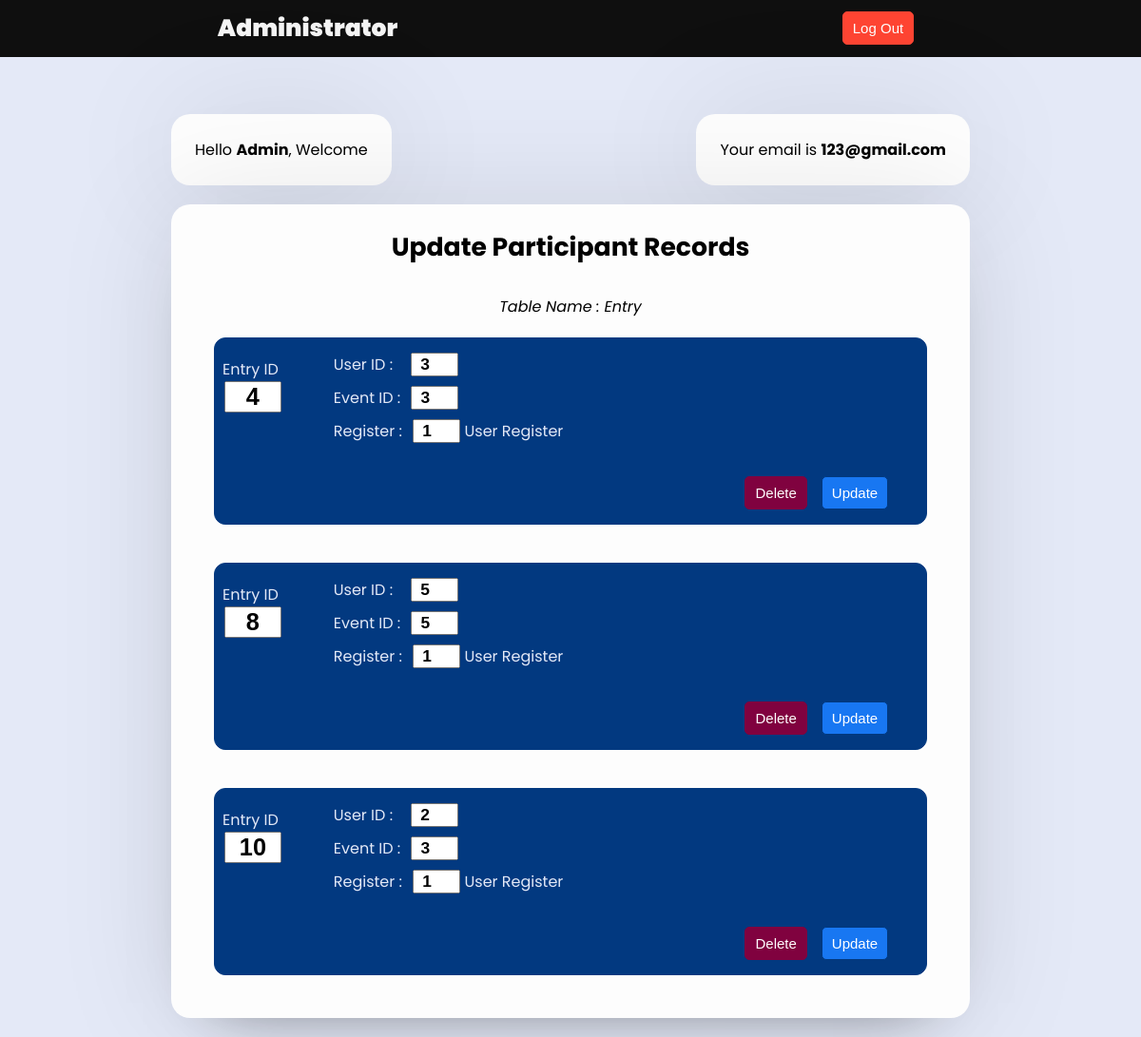
/Web-Project/admin/adminUpdateEntry.php (signed in), run on the app's committed database.
### tables this page shows
CREATE TABLE IF NOT EXISTS `users` (
  `Id` int(11) NOT NULL AUTO_INCREMENT,
  `Username` varchar(200) DEFAULT NULL,
  `Email` varchar(200) DEFAULT NULL,
  `Age` int(11) DEFAULT NULL,
  `Password` varchar(200) DEFAULT NULL,
  `Admin` tinyint(1) DEFAULT NULL,
  PRIMARY KEY (`Id`)
);

CREATE TABLE IF NOT EXISTS `entry` (
  `Entry_Id` int(11) NOT NULL AUTO_INCREMENT,
  `User_Id` int(11) NOT NULL,
  `Event_Id` int(11) NOT NULL,
  `Register` tinyint(1) NOT NULL,
  PRIMARY KEY (`Entry_Id`),
  KEY `User_Id` (`User_Id`),
  KEY `Event_Id` (`Event_Id`)
);

### Web-Project/admin/adminUpdateEntry.php (the view, shortened to what this page needs)
<?php
    include("../php/config.php");
?>
<!DOCTYPE html>
<html lang="en">
<head>
    <link rel="stylesheet" href="../css/style2.css">
</head>
<body>
   <div class="nav">
        <div class="logo">
            <p><a href="../adminHome.php">Administrator</a></p>
        </div>
        <div class="right-links">
            <?php
                $id = $_SESSION['id'];
                $query = mysqli_query($con, "SELECT * FROM users WHERE Id = $id");
                while($result = mysqli_fetch_assoc($query)){
                    $res_Uname = $result['Username'];
                    $res_Email = $result['Email'];
                }
            ?>
            <a href="../php/logout.php"><button class="btn">Log Out</button></a>
        </div>
   </div>
   <main>
        <div class="main-box top">
            <div class="top">
                <div class="box">
                    <p>Hello <b><?php echo $res_Uname ?></b>, Welcome</p>
                </div>
                <div class="box">
                    <p>Your email is <b><?php echo $res_Email ?></b></p>
                </div>
            </div>
            <div class="bottom">
                <div class="box">
                    <h1 class="head-text">Update Participant Records</h1>
                    <p class="head-des">Table Name : Entry</p>
                    <?php
                        if(isset($_POST['update'])){
                            $userID = $_POST['upUid'];
                            $eventID = $_POST['upEid'];
                            $register = $_POST['upReg'];
                            $entryID = $_POST['id'];
                            $changeEntry_query = mysqli_query($con, "UPDATE entry SET `User_Id`='$userID',`Event_Id`='$eventID',`Register`='$register' WHERE Entry_Id='$entryID'") or die("Error Occured - Update");
                            if($changeEntry_query){
                                echo "<div class='message'>
                                        <p>Data Have Been Updated !</p>
                                    </div> <br>";
                                echo "<a href='javascript:self.history.back()'><button class='btn'>Go Back</button></a>";
                            }
                        }
                        else{
                            $eventQuery = "SELECT * FROM entry /*WHERE Event_Id = $id*/";
                            $eventResult = mysqli_query($con, $eventQuery);
                            $eventResultCheck = mysqli_num_rows($eventResult);
                            if($eventResultCheck > 0){
                                while($row = mysqli_fetch_assoc($eventResult)){
                                    $rec_Uid = $row['User_Id'];
                                    $rec_Eid = $row['Event_Id'];
                                    $rec_Reg = $row['Register'];
                                    $rec_Entryid = $row['Entry_Id'];
                                    if($rec_Reg == 1){
                                        $regi = "User Register";
                                    }
                                    else{
                                        $regi = "Not Register";
                                    }
                        ?>
                                    <form action="" method="post">
                                        <div class="list">
                                            <div class="id-user">
                                                    <label for="">Entry ID</label><br>
                                                    <input type="text" name="id" id="id" value="<?php echo $rec_Entryid ?>" readonly>
                                            </div>
                                            <div class="detail">
                                                <label for="">User ID :</label>
                                                <input type="text" name="upUid" id="UPuid" value="<?php echo $rec_Uid ?>"><br>
                                                <label for="">Event ID :</label>
                                                <input type="number" name="upEid" id="UPeid" value="<?php echo $rec_Eid ?>"><br>
                                                <label for="">Register :</label>
                                                <input type="text" name="upReg" id="UPreg" value="<?php echo $rec_Reg?>"> <?php echo $regi?>
                                                <div class="regis">
                                                        <input type="submit" class="register-btn" id="update_<?php echo $rec_Entryid ?>" name="update" value="Update">
                                                        <input type="submit" class="del-btn" id="delete_<?php echo $rec_Entryid ?>" name="delete" value="Delete">
                                                </div>
                                            </div>
                                        </div>
                                    </form>
                        <?php   }
                            }
                        }
                        ?>
                </div>
            </div>

### Web-Project/css/style2.css (style rules this page uses)
* { padding: 0; margin: 0; box-sizing: border-box; font-family: 'Poppins', sans-serif; }
body { background: #e4e9f7; }
.box { background: #fdfdfd; display: flex; flex-direction: column; padding: 25px 25px; border-radius: 20px; box-shadow: 0 0 128px 0 rgba(0,0,0,0.1), 0 32px 64px -48px rgba(0,0,0,0.5); }
.btn { height: 35px; background: #FF4533; border-radius:5px; color: #fff; font-size: 15px; cursor: pointer; transition: all .3s; margin-top: 10px; padding: 0px 10px; font-family: "Anton", sans-serif; border: 1px solid #FF4533; }
.nav { background: #0f0f0f; display: flex; flex-direction: row; justify-content: space-around; line-height: 60px; z-index: 100; }
.logo { font-size: 25px; font-weight: 900; }
.logo a { text-decoration: none; color: #f5f5f5; }
.right-links { padding: 0 10px; }
main { display: flex; align-items: center; justify-content: center; margin-top: 60px; }
.main-box { display: flex; flex-direction: column; width: 70%; }
.main-box .top { display: flex; flex-direction: row; justify-content: space-between; }
.bottom { width: 100%; margin: 20px 0; }
.head-text { text-align: center; margin-bottom: 30px; font-size: 20pt; }
.head-des { text-align: center; font-size: 12pt; font-style: italic; }
.list { background-color: #023980; border: 1px solid #023980; border-radius: 12px; color: #e4e9f7; margin: 20px; display: flex; flex-direction: row; padding-top: 10px; }
.list .detail { width: 80%; }
.register-btn { height: 35px; background: #1877F2; border-radius:5px; color: #fff; font-size: 15px; cursor: pointer; transition: all .3s; padding: 0px 10px; font-family: "Anton", sans-serif; border: 1px solid #023980; margin: 30px 15px 15px 0; float: right; }
.del-btn { height: 35px; background: #80023f; border-radius:5px; color: #fff; font-size: 15px; cursor: pointer; transition: all .3s; padding: 0px 10px; font-family: "Anton", sans-serif; border: 1px solid #80023f; margin: 30px 15px 15px 0; float: right; }
.id-user { width: 10%; text-align: center; margin-right: 50px; padding-top: 10px; }
#id { font-size: 19pt; font-family: 'Gill Sans', 'Gill Sans MT', Calibri, 'Trebuchet MS', sans-serif; font-weight: bold; width: 60px; margin-left: 5px; text-align: center; }
#UPuid, #UPeid, #UPreg { font-size: 13pt; font-family: 'Gill Sans', 'Gill Sans MT', Calibri, 'Trebuchet MS', sans-serif; font-weight: bold; width: 50px; margin: 5px 0; padding-left:8px; }
#UPuid { margin-left: 15px; }
#UPeid { margin-left: 7px; }
#UPreg { margin-left: 7px; }

### data on the page
users: Username "Admin", Email "123@gmail.com"
entry: id "4", upUid "3", upEid "3", upReg "1", Register "User Register"
entry: id "8", upUid "5", upEid "5", upReg "1", Register "User Register"
entry: id "10", upUid "2", upEid "3", upReg "1", Register "User Register"
